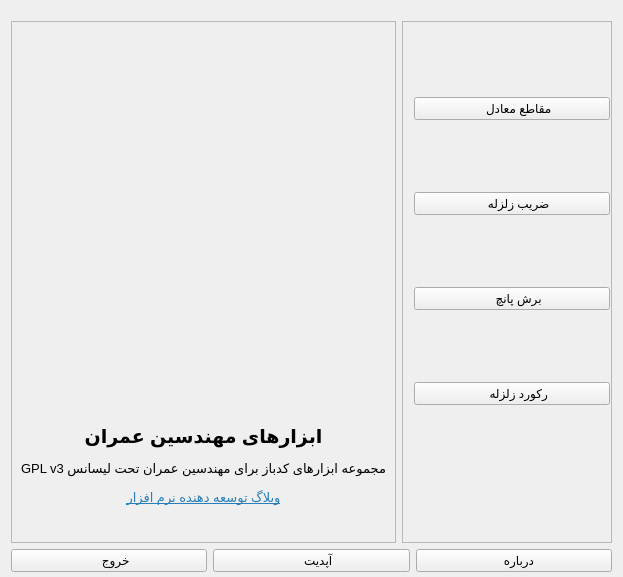
<?xml version="1.0" encoding="UTF-8"?>
<ui version="4.0">
 <class>main_form</class>
 <widget class="QWidget" name="main_form">
  <property name="geometry">
   <rect>
    <x>0</x>
    <y>0</y>
    <width>623</width>
    <height>577</height>
   </rect>
  </property>
  <property name="windowTitle">
   <string>ابزارهای مهندسین عمران</string>
  </property>
  <property name="windowIcon">
   <iconset>
    <normaloff>images/civil-engineering.jpg</normaloff>images/civil-engineering.jpg</iconset>
  </property>
  <widget class="QWidget" name="layoutWidget">
   <property name="geometry">
    <rect>
     <x>11</x>
     <y>21</y>
     <width>601</width>
     <height>551</height>
    </rect>
   </property>
   <layout class="QVBoxLayout" name="verticalLayout_3">
    <item>
     <layout class="QHBoxLayout" name="horizontalLayout_2">
      <item>
       <widget class="QFrame" name="frame">
        <property name="frameShape">
         <enum>QFrame::StyledPanel</enum>
        </property>
        <property name="frameShadow">
         <enum>QFrame::Raised</enum>
        </property>
        <layout class="QVBoxLayout" name="verticalLayout_2">
         <item>
          <widget class="QPushButton" name="pushButton">
           <property name="enabled">
            <bool>true</bool>
           </property>
           <property name="text">
            <string/>
           </property>
           <property name="icon">
            <iconset>
             <normaloff>images/civil-engineering.png</normaloff>images/civil-engineering.png</iconset>
           </property>
           <property name="iconSize">
            <size>
             <width>350</width>
             <height>250</height>
            </size>
           </property>
           <property name="flat">
            <bool>true</bool>
           </property>
          </widget>
         </item>
         <item>
          <spacer name="verticalSpacer">
           <property name="orientation">
            <enum>Qt::Vertical</enum>
           </property>
           <property name="sizeHint" stdset="0">
            <size>
             <width>20</width>
             <height>40</height>
            </size>
           </property>
          </spacer>
         </item>
         <item>
          <widget class="QLabel" name="label">
           <property name="frameShadow">
            <enum>QFrame::Raised</enum>
           </property>
           <property name="text">
            <string>&lt;!DOCTYPE HTML PUBLIC &quot;-//W3C//DTD HTML 4.0//EN&quot; &quot;http://www.w3.org/TR/REC-html40/strict.dtd&quot;&gt;
&lt;html&gt;&lt;head&gt;&lt;meta name=&quot;qrichtext&quot; content=&quot;1&quot; /&gt;&lt;style type=&quot;text/css&quot;&gt;
p, li { white-space: pre-wrap; }
&lt;/style&gt;&lt;/head&gt;&lt;body style=&quot; font-family:'Noto Sans'; font-size:10pt; font-weight:400; font-style:normal;&quot;&gt;
&lt;p align=&quot;center&quot; style=&quot; margin-top:12px; margin-bottom:12px; margin-left:0px; margin-right:0px; -qt-block-indent:0; text-indent:0px;&quot;&gt;&lt;span style=&quot; font-size:14pt; font-weight:600;&quot;&gt;ابزارهای مهندسین عمران&lt;/span&gt;&lt;/p&gt;
&lt;p align=&quot;center&quot; dir='rtl' style=&quot; margin-top:12px; margin-bottom:12px; margin-left:0px; margin-right:0px; -qt-block-indent:0; text-indent:0px;&quot;&gt;مجموعه ابزارهای کدباز برای مهندسین عمران تحت لیسانس GPL v3&lt;/p&gt;
&lt;p align=&quot;center&quot; style=&quot; margin-top:12px; margin-bottom:12px; margin-left:0px; margin-right:0px; -qt-block-indent:0; text-indent:0px;&quot;&gt;&lt;a href=&quot;http://ebrahimraeyat.blog.ir/&quot;&gt;&lt;span style=&quot; color:#2980b9;&quot;&gt;وبلاگ توسعه دهنده نرم افزار&lt;/span&gt;&lt;/a&gt;&lt;/p&gt;
&lt;p align=&quot;center&quot; style=&quot;-qt-paragraph-type:empty; margin-top:12px; margin-bottom:12px; margin-left:0px; margin-right:0px; -qt-block-indent:0; text-indent:0px; color:#2980b9;&quot;&gt;&lt;br /&gt;&lt;/p&gt;&lt;/body&gt;&lt;/html&gt;</string>
           </property>
           <property name="scaledContents">
            <bool>true</bool>
           </property>
          </widget>
         </item>
        </layout>
       </widget>
      </item>
      <item>
       <widget class="QFrame" name="frame">
        <property name="sizePolicy">
         <sizepolicy hsizetype="Preferred" vsizetype="Preferred">
          <horstretch>1</horstretch>
          <verstretch>0</verstretch>
         </sizepolicy>
        </property>
        <property name="autoFillBackground">
         <bool>false</bool>
        </property>
        <property name="styleSheet">
         <string notr="true"/>
        </property>
        <property name="frameShape">
         <enum>QFrame::StyledPanel</enum>
        </property>
        <property name="frameShadow">
         <enum>QFrame::Raised</enum>
        </property>
        <property name="lineWidth">
         <number>10</number>
        </property>
        <widget class="QWidget" name="layoutWidget_2">
         <property name="geometry">
          <rect>
           <x>12</x>
           <y>10</y>
           <width>196</width>
           <height>444</height>
          </rect>
         </property>
         <layout class="QVBoxLayout" name="verticalLayout">
          <item>
           <widget class="QPushButton" name="section_Button">
            <property name="text">
             <string>    مقاطع معادل</string>
            </property>
            <property name="icon">
             <iconset>
              <normaloff>applications/section/images/2IPEPL.png</normaloff>applications/section/images/2IPEPL.png</iconset>
            </property>
            <property name="iconSize">
             <size>
              <width>90</width>
              <height>90</height>
             </size>
            </property>
            <property name="checkable">
             <bool>false</bool>
            </property>
           </widget>
          </item>
          <item>
           <widget class="QPushButton" name="cfactor_Button">
            <property name="text">
             <string>    ضریب زلزله</string>
            </property>
            <property name="icon">
             <iconset>
              <normaloff>applications/cfactor/images/cfactor.png</normaloff>applications/cfactor/images/cfactor.png</iconset>
            </property>
            <property name="iconSize">
             <size>
              <width>90</width>
              <height>90</height>
             </size>
            </property>
            <property name="checkable">
             <bool>false</bool>
            </property>
           </widget>
          </item>
          <item>
           <widget class="QPushButton" name="punch_Button">
            <property name="text">
             <string>    برش پانچ</string>
            </property>
            <property name="icon">
             <iconset>
              <normaloff>applications/punch/images/main2.png</normaloff>applications/punch/images/main2.png</iconset>
            </property>
            <property name="iconSize">
             <size>
              <width>90</width>
              <height>90</height>
             </size>
            </property>
            <property name="checkable">
             <bool>false</bool>
            </property>
           </widget>
          </item>
          <item>
           <widget class="QPushButton" name="record_Button">
            <property name="text">
             <string>    رکورد زلزله</string>
            </property>
            <property name="icon">
             <iconset>
              <normaloff>applications/records/images/Earthquake.png</normaloff>applications/records/images/Earthquake.png</iconset>
            </property>
            <property name="iconSize">
             <size>
              <width>90</width>
              <height>90</height>
             </size>
            </property>
            <property name="checkable">
             <bool>false</bool>
            </property>
           </widget>
          </item>
         </layout>
        </widget>
       </widget>
      </item>
     </layout>
    </item>
    <item>
     <layout class="QHBoxLayout" name="horizontalLayout">
      <item>
       <widget class="QPushButton" name="exit_Button">
        <property name="text">
         <string>    خروج</string>
        </property>
        <property name="icon">
         <iconset>
          <normaloff>images/quit.png</normaloff>images/quit.png</iconset>
        </property>
        <property name="iconSize">
         <size>
          <width>64</width>
          <height>64</height>
         </size>
        </property>
       </widget>
      </item>
      <item>
       <widget class="QPushButton" name="update_Button">
        <property name="text">
         <string>    آپدیت</string>
        </property>
        <property name="icon">
         <iconset>
          <normaloff>images/software-update.png</normaloff>images/software-update.png</iconset>
        </property>
        <property name="iconSize">
         <size>
          <width>64</width>
          <height>64</height>
         </size>
        </property>
       </widget>
      </item>
      <item>
       <widget class="QPushButton" name="about_Button">
        <property name="text">
         <string>   درباره</string>
        </property>
        <property name="icon">
         <iconset>
          <normaloff>images/about.png</normaloff>images/about.png</iconset>
        </property>
        <property name="iconSize">
         <size>
          <width>64</width>
          <height>64</height>
         </size>
        </property>
       </widget>
      </item>
     </layout>
    </item>
   </layout>
  </widget>
 </widget>
 <resources/>
 <connections>
  <connection>
   <sender>exit_Button</sender>
   <signal>clicked()</signal>
   <receiver>main_form</receiver>
   <slot>close()</slot>
   <hints>
    <hint type="sourcelabel">
     <x>146</x>
     <y>523</y>
    </hint>
    <hint type="destinationlabel">
     <x>182</x>
     <y>574</y>
    </hint>
   </hints>
  </connection>
 </connections>
</ui>
